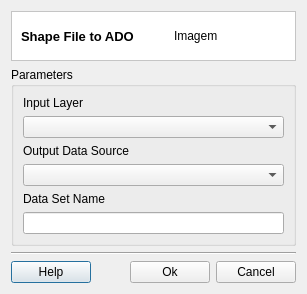
<?xml version="1.0" encoding="UTF-8"?>
<ui version="4.0">
 <class>SHP2ADODialogForm</class>
 <widget class="QDialog" name="SHP2ADODialogForm">
  <property name="geometry">
   <rect>
    <x>0</x>
    <y>0</y>
    <width>307</width>
    <height>288</height>
   </rect>
  </property>
  <property name="windowTitle">
   <string>SHP2ADO</string>
  </property>
  <layout class="QGridLayout" name="gridLayout_10">
   <item row="0" column="0">
    <layout class="QGridLayout" name="gridLayout_9">
     <item row="0" column="0">
      <widget class="QFrame" name="frame_3">
       <property name="styleSheet">
        <string notr="true">QWidget { background: white }</string>
       </property>
       <property name="frameShape">
        <enum>QFrame::StyledPanel</enum>
       </property>
       <property name="frameShadow">
        <enum>QFrame::Sunken</enum>
       </property>
       <layout class="QGridLayout" name="gridLayout_8" columnstretch="1,0">
        <property name="topMargin">
         <number>0</number>
        </property>
        <property name="bottomMargin">
         <number>0</number>
        </property>
        <property name="horizontalSpacing">
         <number>9</number>
        </property>
        <item row="0" column="1">
         <widget class="QLabel" name="m_imgLabel">
          <property name="minimumSize">
           <size>
            <width>112</width>
            <height>48</height>
           </size>
          </property>
          <property name="maximumSize">
           <size>
            <width>48</width>
            <height>48</height>
           </size>
          </property>
          <property name="text">
           <string>Imagem</string>
          </property>
         </widget>
        </item>
        <item row="0" column="0">
         <widget class="QLabel" name="m_titleLabel">
          <property name="font">
           <font>
            <pointsize>10</pointsize>
            <weight>75</weight>
            <bold>true</bold>
           </font>
          </property>
          <property name="text">
           <string>Shape File to ADO</string>
          </property>
         </widget>
        </item>
       </layout>
      </widget>
     </item>
     <item row="1" column="0">
      <widget class="QGroupBox" name="groupBox">
       <property name="title">
        <string>Parameters</string>
       </property>
       <property name="flat">
        <bool>true</bool>
       </property>
       <layout class="QGridLayout" name="gridLayout_7">
        <item row="0" column="0">
         <layout class="QGridLayout" name="gridLayout_6">
          <item row="0" column="0">
           <layout class="QGridLayout" name="gridLayout_3">
            <item row="0" column="0">
             <widget class="QLabel" name="label">
              <property name="text">
               <string>Input Layer</string>
              </property>
             </widget>
            </item>
            <item row="1" column="0">
             <widget class="QComboBox" name="m_inputLayerComboBox"/>
            </item>
           </layout>
          </item>
          <item row="1" column="0">
           <layout class="QGridLayout" name="gridLayout_4">
            <item row="0" column="0">
             <widget class="QLabel" name="label_2">
              <property name="text">
               <string>Output Data Source</string>
              </property>
             </widget>
            </item>
            <item row="1" column="0">
             <widget class="QComboBox" name="m_outputDataSourceComboBox"/>
            </item>
           </layout>
          </item>
          <item row="2" column="0">
           <layout class="QGridLayout" name="gridLayout_5">
            <item row="0" column="0">
             <widget class="QLabel" name="label_3">
              <property name="text">
               <string>Data Set Name</string>
              </property>
             </widget>
            </item>
            <item row="1" column="0">
             <widget class="QLineEdit" name="m_dataSetLineEdit"/>
            </item>
           </layout>
          </item>
         </layout>
        </item>
       </layout>
      </widget>
     </item>
     <item row="2" column="0">
      <layout class="QGridLayout" name="gridLayout_2">
       <item row="0" column="0">
        <widget class="Line" name="line">
         <property name="orientation">
          <enum>Qt::Horizontal</enum>
         </property>
        </widget>
       </item>
       <item row="1" column="0">
        <layout class="QGridLayout" name="gridLayout">
         <item row="0" column="0">
          <widget class="QPushButton" name="m_helpPushButton">
           <property name="text">
            <string>Help</string>
           </property>
          </widget>
         </item>
         <item row="0" column="1">
          <spacer name="horizontalSpacer">
           <property name="orientation">
            <enum>Qt::Horizontal</enum>
           </property>
           <property name="sizeHint" stdset="0">
            <size>
             <width>40</width>
             <height>20</height>
            </size>
           </property>
          </spacer>
         </item>
         <item row="0" column="2">
          <widget class="QPushButton" name="m_okPushButton">
           <property name="text">
            <string>Ok</string>
           </property>
          </widget>
         </item>
         <item row="0" column="3">
          <widget class="QPushButton" name="m_cancelPushButton">
           <property name="text">
            <string>Cancel</string>
           </property>
          </widget>
         </item>
        </layout>
       </item>
      </layout>
     </item>
    </layout>
   </item>
  </layout>
 </widget>
 <tabstops>
  <tabstop>m_inputLayerComboBox</tabstop>
  <tabstop>m_outputDataSourceComboBox</tabstop>
  <tabstop>m_dataSetLineEdit</tabstop>
  <tabstop>m_okPushButton</tabstop>
  <tabstop>m_cancelPushButton</tabstop>
  <tabstop>m_helpPushButton</tabstop>
 </tabstops>
 <resources/>
 <connections>
  <connection>
   <sender>m_cancelPushButton</sender>
   <signal>clicked()</signal>
   <receiver>SHP2ADODialogForm</receiver>
   <slot>reject()</slot>
   <hints>
    <hint type="sourcelabel">
     <x>272</x>
     <y>289</y>
    </hint>
    <hint type="destinationlabel">
     <x>275</x>
     <y>313</y>
    </hint>
   </hints>
  </connection>
 </connections>
</ui>
